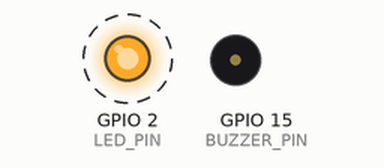
A sketch run on a simulated ESP32. Shown: output pins drawn as LEDs (lit = HIGH), buzzer (waves = sounding, pin HIGH). Dashed ring = blinking. What the sketch prints to the serial monitor is not drawn.

Above: at 0.5 s.
Timing chart, 0 to 4.6 s (numbered marks = the images above):
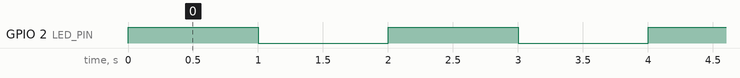

The sketch:

RakshaTrail.ino
```cpp
#include <WiFi.h>

#define LED_PIN 2
#define BUZZER_PIN 15

void setup() {
  Serial.begin(115200);

  pinMode(LED_PIN, OUTPUT);
  pinMode(BUZZER_PIN, OUTPUT);

  Serial.println("RakshaTrail System Initializing...");
}

void loop() {

  // Future Integration:
  // GPS Module
  // GSM Module
  // Camera Module
  // Obstacle Detection
  // AI Processing

  digitalWrite(LED_PIN, HIGH);
  digitalWrite(BUZZER_PIN, LOW);
  delay(1000);

  digitalWrite(LED_PIN, LOW);
  delay(1000);
}
```

Measured:
- by itself, GPIO 2 (LED_PIN): alternates HIGH for 1.0 s and LOW for 1.0 s
